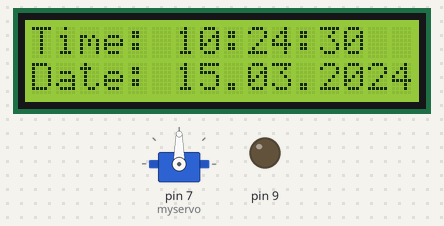
A sketch run on a simulated Arduino Uno, built with avr-gcc and run on an emulated ATmega328P. On the bench: 16×2 character LCD, servo, output pins drawn as LEDs (lit = HIGH). The local clock reads 2024-03-15 10:24:30 at power-on unless the sketch sets it; what the sketch prints to the serial monitor is not drawn.

Above: at 0.1 s.
At 4.2 s:
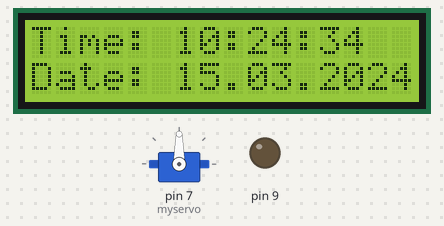
At 9.3 s:
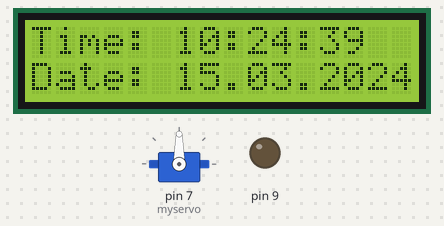
At 19.4 s:
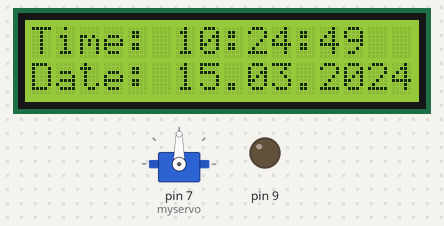
At 28.6 s:
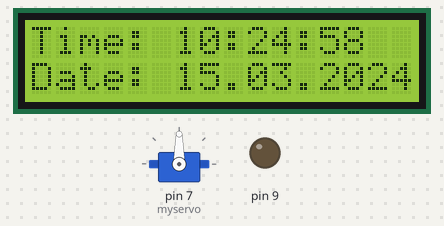
At 38.8 s:
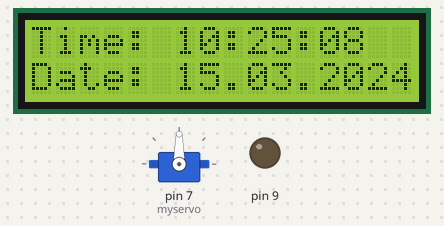

Measured:
- what the display in image 1 shows lasts 1.1 s, from 4.1 s to 5.2 s

The sketch:

code1.ino
```cpp
#include<DS3231.h>
#include<LiquidCrystal.h>
#include<Servo.h>


Servo myservo;
int pos = 0;
LiquidCrystal lcd(12, 11, 6, 3, 2, 10);
DS3231  rtc(4, 5);
Time  t;

void setup() {
  Serial.begin(9600);
  lcd.begin(16, 2);
  rtc.begin();
  pinMode(9, OUTPUT);
  myservo.attach(7);
}

void loop() {
  t = rtc.getTime();
  Serial.print(rtc.getDOWStr());
  Serial.print(" ");
  lcd.setCursor(0, 0);
  lcd.print("Time: ");
  lcd.print(rtc.getTimeStr());

  Serial.print(rtc.getDateStr());
  Serial.print(" -- ");
  lcd.setCursor(0, 1);
  lcd.print("Date: ");
  lcd.print(rtc.getDateStr());

  Serial.println(rtc.getTimeStr());


  if (t.hour == 19 && t.min == 18 ) {
    digitalWrite(9, HIGH);
    myservo.write(90);
    delay(1000);
    digitalWrite(9, LOW);
    myservo.write(0);
    delay(1000);

  }
  // Wait one second before repeating :)
  delay (1000);
}
```
